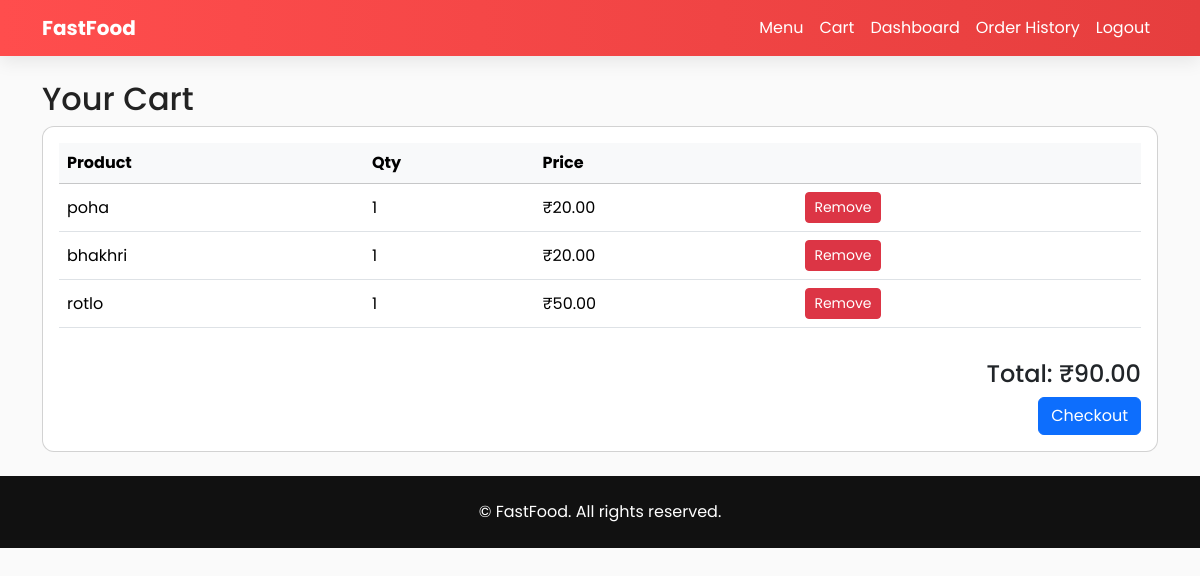
Before: /cart/ (signed in) with the older database file.
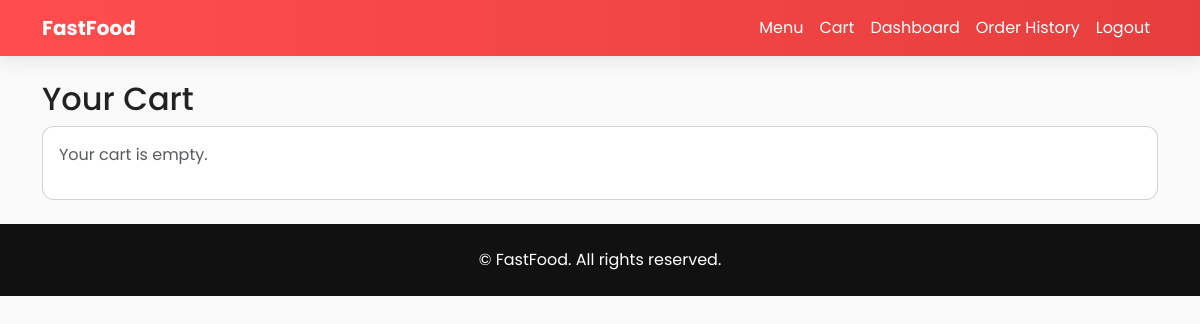
After: the same page with the newer database file.
### food_app/models.py (models this page shows, shortened)
class CartItem(models.Model):
    cart = models.ForeignKey(Cart, on_delete=models.CASCADE, related_name="items")
    product = models.ForeignKey(Product, on_delete=models.CASCADE)
    quantity = models.PositiveIntegerField(default=1)

class Product(models.Model):
    category = models.ForeignKey(Category, on_delete=models.CASCADE, related_name="products")
    name = models.CharField(max_length=255)
    description = models.TextField(blank=True)
    price = models.DecimalField(max_digits=10, decimal_places=2)
    image = models.ImageField(upload_to='products/', blank=True, null=True)
    available = models.BooleanField(default=True)

### food_app/views.py (the view)
# urls.py: path("cart/", views.cart, name="cart"),
@login_required(login_url="login")
def cart(request):
    redirect_response = redirect_for_role(request)
    if redirect_response:
        return redirect_response
    cart_obj, created = Cart.objects.get_or_create(user=request.user, active=True)
    cart_items = cart_obj.items.select_related('product').all()
    total_price = cart_obj.total_price if cart_obj else 0
    return render(request, "food_app/cart.html", {
        "cart_items": cart_items,
        "total_price": total_price
    })

### food_app/models.py (called while the page is built)
    @property
    def total_price(self):
        items = self.items.all()
        return sum(item.product.price * item.quantity for item in items)

### food_app/views.py (called while the page is built)
def get_user_role(user):
    try:
        return user.userprofile.role
    except UserProfile.DoesNotExist:
        return "customer"

def redirect_for_role(request):
    if request.user.is_authenticated:
        role = get_user_role(request.user)
        if role == "admin":
            messages.info(request, "Admin staff use the admin dashboard.")
            return redirect("admin_dashboard")
        if role == "delivery":
            messages.info(request, "Delivery staff use the delivery dashboard.")
            return redirect("delivery_dashboard")
    return None

### food_app/templates/food_app/cart.html (shortened to what this page needs)
{% extends "food_app/base.html" %}
{% load static %}
{% block content %}
<h2>Your Cart</h2>
<div class="card p-3">
{% if cart_items %}
<div class="table-responsive">
  <table class="table align-middle">
    <thead class="table-light">
      <tr>
        <th>Product</th>
        <th>Qty</th>
        <th>Price</th>
        <th></th>
      </tr>
    </thead>
    <tbody>
      {% for item in cart_items %}
      <tr>
        <td>{{ item.product.name }}</td>
        <td>{{ item.quantity }}</td>
        <td>₹{{ item.product.price }}</td>
        <td>
          <button class="btn btn-sm btn-danger remove-from-cart-btn" data-product-id="{{ item.product.id }}">Remove</button>
        </td>
      </tr>
      {% endfor %}
    </tbody>
  </table>
</div>
<div class="text-end mt-3">
  <h4>Total: ₹{{ total_price }}</h4>
  <a href="{% url 'checkout' %}" class="btn btn-primary">Checkout</a>
</div>
{% else %}
<p class="text-muted">Your cart is empty.</p>
{% endif %}
</div>
{% endblock %}

Changed rows visible on the page:
removed CartItem: product.name "poha", quantity "1", product.price "20.00"
removed CartItem: product.name "bhakhri", quantity "1", product.price "20.00"
removed CartItem: product.name "rotlo", quantity "1", product.price "50.00"
Other visible differences:
{{ total_price }}: "90.00" → (not shown)
text no longer shown: "Product Qty Price Total: ₹ Checkout"
text now shown: "Your cart is empty."
